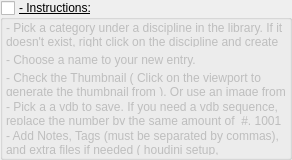
                   <widget class="QGroupBox" name="groupBox_sgInstructionsAdd_5">
                    <property name="minimumSize">
                     <size>
                      <width>0</width>
                      <height>160</height>
                     </size>
                    </property>
                    <property name="maximumSize">
                     <size>
                      <width>16777215</width>
                      <height>160</height>
                     </size>
                    </property>
                    <property name="font">
                     <font>
                      <pointsize>9</pointsize>
                      <bold>false</bold>
                      <underline>true</underline>
                     </font>
                    </property>
                    <property name="title">
                     <string>- Instructions:</string>
                    </property>
                    <property name="checkable">
                     <bool>true</bool>
                    </property>
                    <property name="checked">
                     <bool>false</bool>
                    </property>
                    <layout class="QVBoxLayout" name="verticalLayout_64">
                     <property name="leftMargin">
                      <number>3</number>
                     </property>
                     <property name="topMargin">
                      <number>3</number>
                     </property>
                     <property name="rightMargin">
                      <number>3</number>
                     </property>
                     <property name="bottomMargin">
                      <number>3</number>
                     </property>
                     <item>
                      <widget class="QLabel" name="label_sgInstructionsAdd_line01_6">
                       <property name="font">
                        <font>
                         <pointsize>9</pointsize>
                         <bold>false</bold>
                         <underline>false</underline>
                        </font>
                       </property>
                       <property name="text">
                        <string>- Pick a category under a discipline in the library. If it doesn't exist, right click on the discipline and create a new category </string>
                       </property>
                       <property name="wordWrap">
                        <bool>true</bool>
                       </property>
                      </widget>
                     </item>
                     <item>
                      <widget class="QLabel" name="label_sgInstructionsAdd_line02_6">
                       <property name="font">
                        <font>
                         <pointsize>9</pointsize>
                         <bold>false</bold>
                         <underline>false</underline>
                        </font>
                       </property>
                       <property name="text">
                        <string>- Choose a name to your new entry. </string>
                       </property>
                       <property name="wordWrap">
                        <bool>true</bool>
                       </property>
                      </widget>
                     </item>
                     <item>
                      <widget class="QLabel" name="label_sgInstructionsAdd_line03_6">
                       <property name="font">
                        <font>
                         <pointsize>9</pointsize>
                         <bold>false</bold>
                         <underline>false</underline>
                        </font>
                       </property>
                       <property name="text">
                        <string>- Check the Thumbnail ( Click on the viewport to generate the thumbnail from ). Or use an image from disc.</string>
                       </property>
                       <property name="wordWrap">
                        <bool>true</bool>
                       </property>
                      </widget>
                     </item>
                     <item>
                      <widget class="QLabel" name="label_sgInstructionsAdd_line04_6">
                       <property name="font">
                        <font>
                         <pointsize>9</pointsize>
                         <bold>false</bold>
                         <underline>false</underline>
                        </font>
                       </property>
                       <property name="text">
                        <string>- Pick a a vdb to save. If you need a vdb sequence, replace the number by the same amount of  #. 1001 = ####, 001 = ###, 10 = ##, etc ...</string>
                       </property>
                       <property name="wordWrap">
                        <bool>true</bool>
                       </property>
                      </widget>
                     </item>
                     <item>
                      <widget class="QLabel" name="label_sgInstructionsAdd_line05_6">
                       <property name="font">
                        <font>
                         <pointsize>9</pointsize>
                         <bold>false</bold>
                         <underline>false</underline>
                        </font>
                       </property>
                       <property name="text">
                        <string>- Add Notes, Tags (must be separated by commas), and extra files if needed ( houdini setup, embergen,etc ... )</string>
                       </property>
                       <property name="wordWrap">
                        <bool>true</bool>
                       </property>
                      </widget>
                     </item>
                    </layout>
                   </widget>
